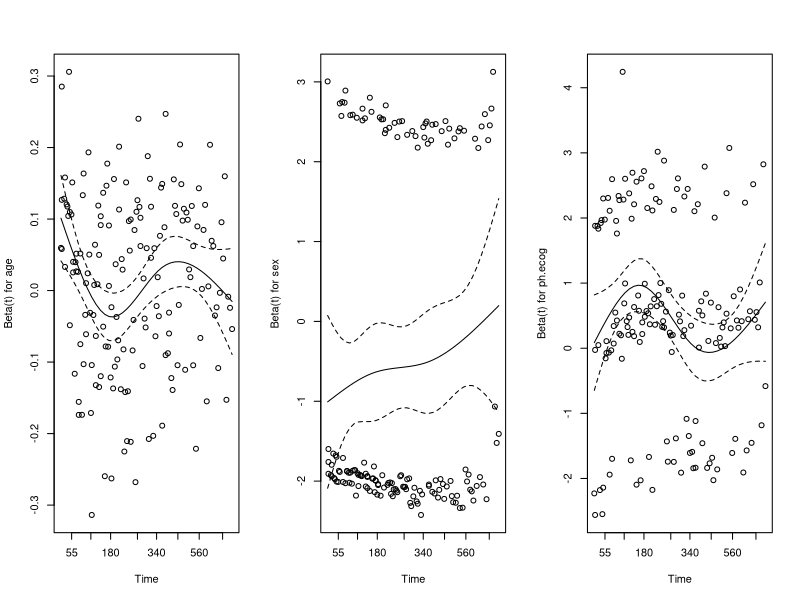

Reproduce this figure in R.
#http://www.sthda.com/english/wiki/cox-proportional-hazards-model

library("survival")
#library("survminer")

data("lung")
head(lung)

res.cox <- coxph(Surv(time, status) ~ sex, data = lung)
summary(res.cox)

res.cox <- coxph(Surv(time, status) ~ age + sex + ph.ecog, data =  lung)
summary(res.cox)

#ggsurvplot(survfit(res.cox), color = "#2E9FDF",ggtheme = theme_minimal())

sex_df <- with(lung, data.frame(sex = c(1, 2), age = rep(mean(age, na.rm = TRUE), 2),ph.ecog = c(1, 1)))
sex_df

fit <- survfit(res.cox, newdata = sex_df)
#ggsurvplot(fit, conf.int = TRUE, legend.labs=c("Sex=1", "Sex=2"),ggtheme = theme_minimal())

res.c <- cox.zph(res.cox)

par(mfrow=c(1,3))

res.c
plot(res.c)